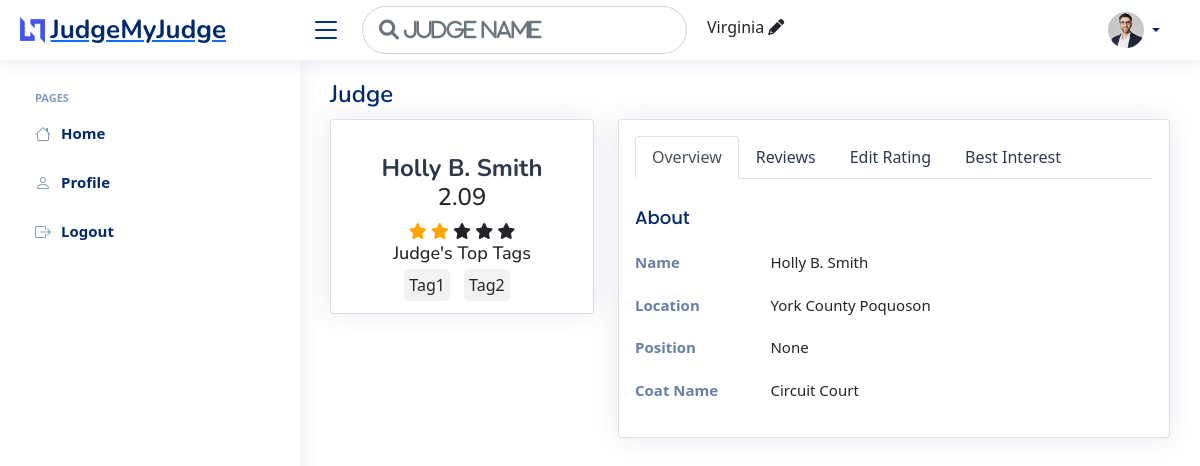
The app's page /getJudge2/1724 (signed in), older data.
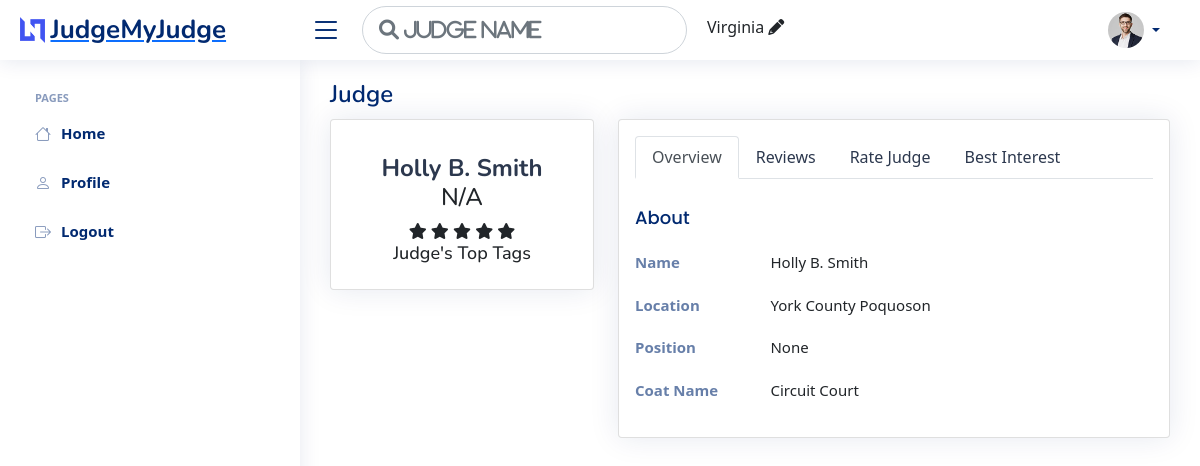
The same page, newer data.
### judge/models.py (models this page shows, shortened)
class judge (models.Model):
    location = models.CharField(max_length=100, null=True, blank=True)
    state = models.CharField(max_length=100, default="Virginia")
    name = models.CharField(
        max_length=100, null=True, blank=True)
    position = models.CharField(max_length=100, null=True, blank=True)
    coat_name = models.CharField(
        max_length=100, null=True, blank=True)
    numberOfRatings = models.IntegerField(default=0)
    obtainScore = models.FloatField(default=0)
    totalRating = models.FloatField(default=0)

class judgeTags (models.Model):
    tag = models.ForeignKey(
        tags, on_delete=models.CASCADE, related_name='judgeTag')
    user = models.ManyToManyField(User, blank=True, related_name='usersInTag')
    tagTo = models.ForeignKey(
        'judge', on_delete=models.CASCADE, related_name='judge', default=None)

class tags(models.Model):
    name = models.CharField(max_length=200)

### judge/views.py (the view)
# urls.py: path('getJudge2/<str:pk>', views.getJudge2, name="getJudge2"),
def getJudge2(request, pk):
    profile = ""
    user = request.user
    canrate = True
    canbestintrest = True
    total_rating = 0
    if request.user.is_authenticated:
        profile = UserProfile.objects.get(user=user)
    judgeInfo = judge.objects.get(id=pk)
    try:
        ratting = judgeRateing.objects.filter(ratedTo=judgeInfo)
        total_num = (len(ratting))*5
        obtain_num = 0
        for r in ratting:
            obtain_num += r.rating
            if r.user == request.user:
                canrate = False
        if total_num != 0:
            total_rating = (obtain_num/total_num)*5
    except User.DoesNotExist:
        ratting = ''
    try:
        bestIntrest = bestInterest.objects.filter(ratedTo=judgeInfo)
        for r in bestIntrest:
            if r.user == request.user:
                canbestintrest = False
    except User.DoesNotExist:
        ratting = ''
    listOfTags = tags.objects.all()
    category_list = categories.objects.all()
    request.session["JudgeLocation"] = judgeInfo.state
    tagList = judgeTags.objects.filter(tagTo=judgeInfo)
    userTag = []
    if request.user.is_authenticated:
        uTag = judgeTags.objects.filter(tagTo=judgeInfo, user=request.user)
        for uT in uTag:
            userTag.append(uT.tag.name)
    context = {'judgeInfo': judgeInfo,
               'profile': profile, 'ratting': ratting, 'total_rating': total_rating, 'canrate': canrate, 'canbestintrest': canbestintrest, 'categories': category_list, 'listOfTags': listOfTags, 'tagList': tagList, 'userTag': userTag}
    return render(request, 'judge/ratejudge.html', context)

### judge/models.py (called while the page is built)
    def __str__(self):
        return self.name

### judge/templates/judge/ratejudge.html (shortened to what the changed rows need)
{% extends "main.html" %}
{% load static %}
{% block content %}
{% include "head.html" %}
<main id="main" class="main">
    <div class="pagetitle">
      <h1>Judge</h1>
    </div>
    <section class="section profile">
      <div class="row">
        <div class="col-xl-4">
          <div class="card">
            <div class="card-body profile-card pt-4 d-flex flex-column align-items-center">
              <h2>{{judgeInfo.name}}</h2>
              <div class="align-items-center">
                {% if judgeInfo.totalRating == 0 %}
                <h4>N/A</h4>
                {% else %}
                <h4>{{judgeInfo.totalRating|floatformat:2}}</h4>
                {% endif %}
              </div>
              <div class="align-items-center">
                {% if judgeInfo.totalRating >= 1 %}
                <span class="fa fa-star checked"></span>
                {% else %}
                <span class="fa fa-star"></span>
                {% endif %}
                {% if judgeInfo.totalRating >= 2 %}
                <span class="fa fa-star checked"></span>
                {% else %}
                <span class="fa fa-star"></span>
                {% endif %}
                {% if judgeInfo.totalRating >= 3 %}
                <span class="fa fa-star checked"></span>
                {% else %}
                <span class="fa fa-star"></span>
                {% endif %}
                {% if judgeInfo.totalRating >= 4 %}
                <span class="fa fa-star checked"></span>
                {% else %}
                <span class="fa fa-star"></span>
                {% endif %}
                {% if judgeInfo.totalRating >= 5 %}
                <span class="fa fa-star checked"></span>
                {% else %}
                <span class="fa fa-star"></span>
                {% endif %}
              </div>
              <h3>Judge's Top Tags</h3>
              <div class="judgeTagsList">
                {% for j in tagList %}
                  <span class="judgeTags">{{j.tag.name}}</span>
                {% endfor %}
              </div>
            </div>
          </div>
        </div>
        <div class="col-xl-8">
          <div class="card" style="overflow: visible !important;">
            <div class="card-body pt-3">
              <ul class="nav nav-tabs nav-tabs-bordered">
                {% if request.user.is_authenticated %}
                  {% if canrate == True %}
                    <li class="nav-item">
                      <button class="nav-link" data-bs-toggle="tab" data-bs-target="#rate-judge">Rate Judge</button>
                    </li>
                  {% else %}
                  <li class="nav-item">
                    <button class="nav-link" data-bs-toggle="tab" data-bs-target="#edit-rate">Edit Rating</button>
                  </li>
                  {% endif %}
                {% endif %}
              </ul>
              <div class="tab-content pt-2">
                <div class="tab-pane fade show active profile-overview" id="profile-overview">
                  <div class="row">
                    <div class="col-lg-3 col-md-4 label ">Name</div>
                    <div class="col-lg-9 col-md-8">{{judgeInfo.name}}</div>
                  </div>
                  <div class="row">
                    <div class="col-lg-3 col-md-4 label">Location</div>
                    <div class="col-lg-9 col-md-8">{{judgeInfo.location}}</div>
                  </div>
                  <div class="row">
                    <div class="col-lg-3 col-md-4 label">Position</div>
                    <div class="col-lg-9 col-md-8">{{judgeInfo.position}}</div>
                  </div>
                  <div class="row">
                    <div class="col-lg-3 col-md-4 label">Coat Name</div>
                    <div class="col-lg-9 col-md-8">{{judgeInfo.coat_name}}</div>
                  </div>
                </div>
              </div>
            </div>
          </div>
        </div>
      </div>
    </section>
  </main>
{% endblock %}

### templates/head.html (shortened to what this page needs)
<header id="header" class="header fixed-top d-flex align-items-center">
    <div class="d-flex align-items-center justify-content-between">
      <a href="{% url 'profile' %}" class="logo d-flex align-items-center">
        <img src="assets/img/logo.png" alt="">
        <span class="d-none d-lg-block">JudgeMyJudge</span>
      </a>
      <i class="bi bi-list toggle-sidebar-btn"></i>
    </div>
    <div class="search-bar">
      <input type="text" id="headSearchJudge" class="form-control form-control-lg headSearchJudge" placeholder="&#xF002; Judge name">
    </div>
    {% if request.session.JudgeLocation %}
    <div class="headLocationOption" id="headLocationOption">
      <p id="setLocation">{{request.session.JudgeLocation}} <i class ="fa fa-pencil" id="changeHeadLocation"></i></p>
    </div>
    {% endif %}
    <nav class="header-nav ms-auto">
      <ul class="d-flex align-items-center">
        {% if request.user.is_authenticated %}
        <li class="nav-item dropdown pe-3">
          <a class="nav-link nav-profile d-flex align-items-center pe-0" href="#" data-bs-toggle="dropdown">
            <img src="{{profile.picture_id.url}}" alt="Profile" class="rounded-circle">
            <span class="d-none d-md-block dropdown-toggle ps-2">{{profile.user.first_name}}</span>
          </a>
        </li>
          {% else %}
            <li class="dropdown-header">
              <h6><a href="{% url 'loginPage' %}">Login</a></h6>
            </li>
          {% endif %}
      </ul>
    </nav>
  </header>

Row changes from the older to the newer data that the page shows:
removed judgeTags: tag.name "Tag1"
removed judgeTags: tag.name "Tag2"
changed judge "Holly B. Smith": totalRating "2.09" → (not shown)
Text that changed along with them:
text no longer shown: "Edit Rating"
text now shown: "N/A Rate Judge"
